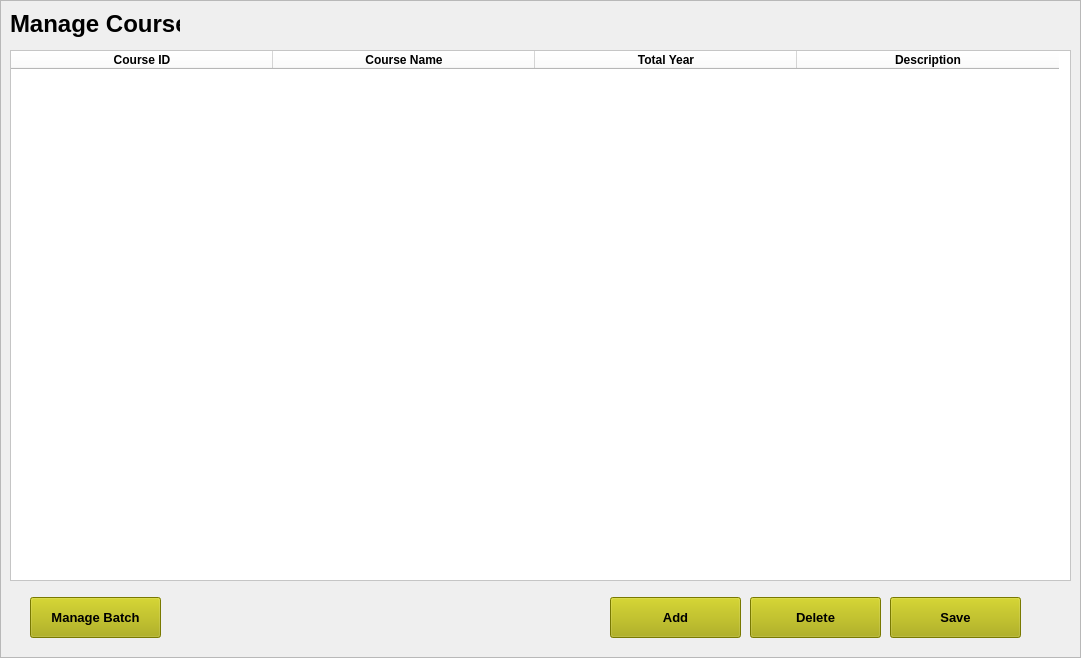
    <widget class="QFrame" name="course_frame">
     <property name="geometry">
      <rect>
       <x>10</x>
       <y>10</y>
       <width>1081</width>
       <height>658</height>
      </rect>
     </property>
     <property name="frameShape">
      <enum>QFrame::StyledPanel</enum>
     </property>
     <property name="frameShadow">
      <enum>QFrame::Raised</enum>
     </property>
     <widget class="QLabel" name="label_63">
      <property name="geometry">
       <rect>
        <x>10</x>
        <y>10</y>
        <width>170</width>
        <height>27</height>
       </rect>
      </property>
      <property name="text">
       <string>&lt;h1&gt;Manage Course&lt;/h1&gt;</string>
      </property>
     </widget>
     <widget class="QPushButton" name="manage_batch_btn">
      <property name="geometry">
       <rect>
        <x>30</x>
        <y>597</y>
        <width>131</width>
        <height>41</height>
       </rect>
      </property>
      <property name="styleSheet">
       <string notr="true">font-weight:900;
font-size:13px;
background-color:rgb(170, 170, 0);
width:100%;
height:40px;</string>
      </property>
      <property name="text">
       <string>Manage Batch</string>
      </property>
     </widget>
     <widget class="QPushButton" name="delete_course_btn">
      <property name="geometry">
       <rect>
        <x>750</x>
        <y>597</y>
        <width>131</width>
        <height>41</height>
       </rect>
      </property>
      <property name="styleSheet">
       <string notr="true">font-weight:900;
font-size:13px;
background-color:rgb(170, 170, 0);
width:100%;
height:40px;</string>
      </property>
      <property name="text">
       <string>Delete</string>
      </property>
     </widget>
     <widget class="QPushButton" name="add_course_btn">
      <property name="geometry">
       <rect>
        <x>610</x>
        <y>597</y>
        <width>131</width>
        <height>41</height>
       </rect>
      </property>
      <property name="styleSheet">
       <string notr="true">font-weight:900;
font-size:13px;
background-color:rgb(170, 170, 0);
width:100%;
height:40px;</string>
      </property>
      <property name="text">
       <string>Add</string>
      </property>
     </widget>
     <widget class="QTableWidget" name="manage_course_table">
      <property name="geometry">
       <rect>
        <x>10</x>
        <y>50</y>
        <width>1061</width>
        <height>531</height>
       </rect>
      </property>
      <property name="styleSheet">
       <string notr="true">background-color:white;</string>
      </property>
      <property name="frameShadow">
       <enum>QFrame::Raised</enum>
      </property>
      <property name="selectionBehavior">
       <enum>QAbstractItemView::SelectRows</enum>
      </property>
      <attribute name="horizontalHeaderDefaultSectionSize">
       <number>262</number>
      </attribute>
      <column>
       <property name="text">
        <string>Course ID</string>
       </property>
       <property name="font">
        <font>
         <weight>75</weight>
         <bold>true</bold>
        </font>
       </property>
      </column>
      <column>
       <property name="text">
        <string>Course Name</string>
       </property>
       <property name="font">
        <font>
         <weight>75</weight>
         <bold>true</bold>
        </font>
       </property>
      </column>
      <column>
       <property name="text">
        <string>Total Year</string>
       </property>
       <property name="font">
        <font>
         <weight>75</weight>
         <bold>true</bold>
        </font>
       </property>
      </column>
      <column>
       <property name="text">
        <string>Description</string>
       </property>
       <property name="font">
        <font>
         <weight>75</weight>
         <bold>true</bold>
        </font>
       </property>
      </column>
     </widget>
     <widget class="QPushButton" name="save_course_btn">
      <property name="geometry">
       <rect>
        <x>890</x>
        <y>597</y>
        <width>131</width>
        <height>41</height>
       </rect>
      </property>
      <property name="styleSheet">
       <string notr="true">font-weight:900;
font-size:13px;
background-color:rgb(170, 170, 0);
width:100%;
height:40px;</string>
      </property>
      <property name="text">
       <string>Save</string>
      </property>
     </widget>
    </widget>
